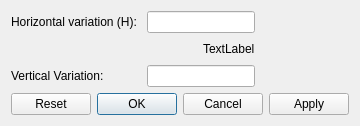
<?xml version="1.0" encoding="UTF-8"?>
<ui version="4.0">
 <class>Structured15DGridWithCrossSectionCrossSectionAltitudeMoveDialog</class>
 <widget class="QDialog" name="Structured15DGridWithCrossSectionCrossSectionAltitudeMoveDialog">
  <property name="geometry">
   <rect>
    <x>0</x>
    <y>0</y>
    <width>336</width>
    <height>125</height>
   </rect>
  </property>
  <property name="windowTitle">
   <string>Dialog</string>
  </property>
  <layout class="QVBoxLayout" name="verticalLayout">
   <item>
    <layout class="QHBoxLayout" name="horizontalLayout_2">
     <item>
      <layout class="QGridLayout" name="gridLayout">
       <item row="0" column="0">
        <widget class="QLabel" name="horizontalLabel">
         <property name="text">
          <string>Horizontal variation (H): </string>
         </property>
        </widget>
       </item>
       <item row="0" column="1">
        <widget class="RealNumberEditWidget" name="horizontalEdit"/>
       </item>
       <item row="1" column="0" colspan="2">
        <layout class="QHBoxLayout" name="horizontalLayout">
         <item>
          <spacer name="horizontalSpacer">
           <property name="orientation">
            <enum>Qt::Horizontal</enum>
           </property>
           <property name="sizeHint" stdset="0">
            <size>
             <width>40</width>
             <height>20</height>
            </size>
           </property>
          </spacer>
         </item>
         <item>
          <widget class="QLabel" name="horizontalNote">
           <property name="text">
            <string>TextLabel</string>
           </property>
          </widget>
         </item>
        </layout>
       </item>
       <item row="2" column="0">
        <widget class="QLabel" name="verticalLabel">
         <property name="text">
          <string>Vertical Variation:</string>
         </property>
        </widget>
       </item>
       <item row="2" column="1">
        <widget class="RealNumberEditWidget" name="verticalEdit"/>
       </item>
      </layout>
     </item>
     <item>
      <spacer name="horizontalSpacer_2">
       <property name="orientation">
        <enum>Qt::Horizontal</enum>
       </property>
       <property name="sizeHint" stdset="0">
        <size>
         <width>40</width>
         <height>20</height>
        </size>
       </property>
      </spacer>
     </item>
    </layout>
   </item>
   <item>
    <widget class="QDialogButtonBox" name="buttonBox">
     <property name="orientation">
      <enum>Qt::Horizontal</enum>
     </property>
     <property name="standardButtons">
      <set>QDialogButtonBox::Apply|QDialogButtonBox::Cancel|QDialogButtonBox::Ok|QDialogButtonBox::Reset</set>
     </property>
    </widget>
   </item>
  </layout>
 </widget>
 <customwidgets>
  <customwidget>
   <class>RealNumberEditWidget</class>
   <extends>QLineEdit</extends>
   <header>guibase/realnumbereditwidget.h</header>
  </customwidget>
 </customwidgets>
 <resources/>
 <connections>
  <connection>
   <sender>buttonBox</sender>
   <signal>accepted()</signal>
   <receiver>Structured15DGridWithCrossSectionCrossSectionAltitudeMoveDialog</receiver>
   <slot>accept()</slot>
   <hints>
    <hint type="sourcelabel">
     <x>248</x>
     <y>254</y>
    </hint>
    <hint type="destinationlabel">
     <x>157</x>
     <y>274</y>
    </hint>
   </hints>
  </connection>
  <connection>
   <sender>buttonBox</sender>
   <signal>rejected()</signal>
   <receiver>Structured15DGridWithCrossSectionCrossSectionAltitudeMoveDialog</receiver>
   <slot>reject()</slot>
   <hints>
    <hint type="sourcelabel">
     <x>316</x>
     <y>260</y>
    </hint>
    <hint type="destinationlabel">
     <x>286</x>
     <y>274</y>
    </hint>
   </hints>
  </connection>
 </connections>
</ui>
